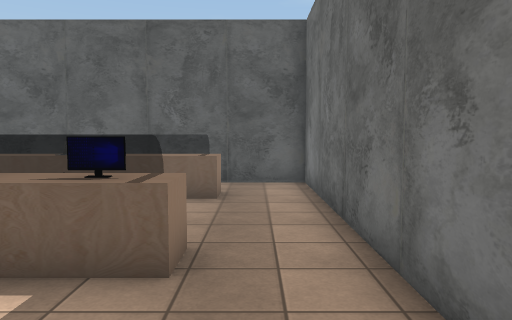
view 1 (above)

14 first-person views from a walk through a scene from a Unity 3-D project. The camera is 1.5 m above the floor, tilts 4° down and sees 70° across. The floor is counted in squares, 1 m on a side. Each view is taken from the middle of a square. On the plan, view 1 faces up. The plan holds only what a view shows up to about 16 squares ahead; the rest is blank. The player is left out. Some animated figures are not drawn. Some surface patterns are stand-ins.

view 2
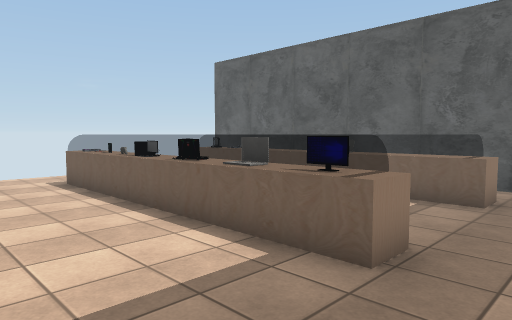

view 3
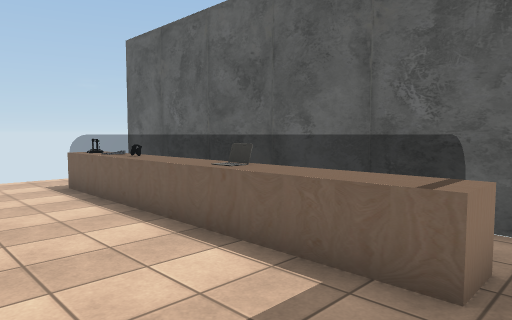

view 4
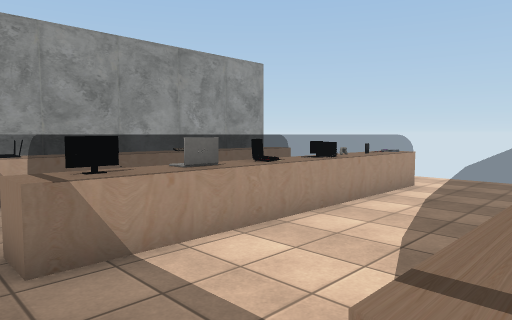

view 5
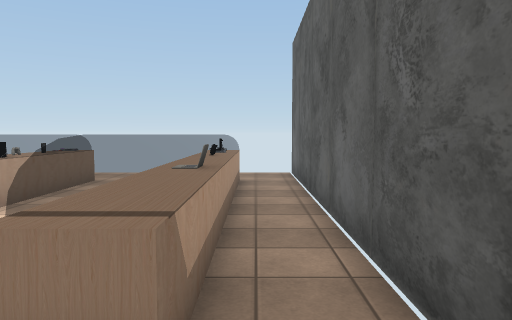

view 6
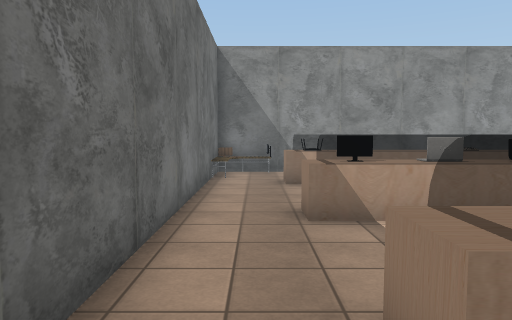

view 7
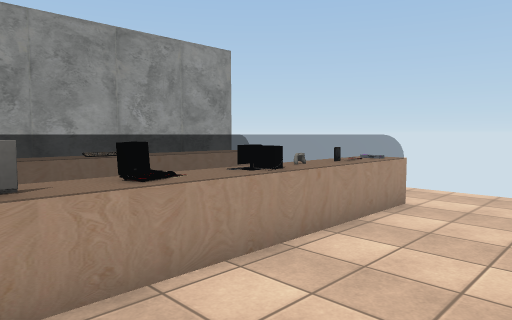

view 8
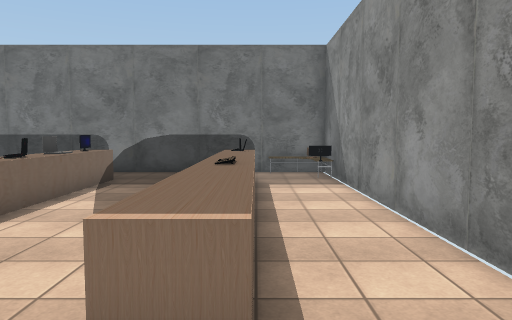

view 9
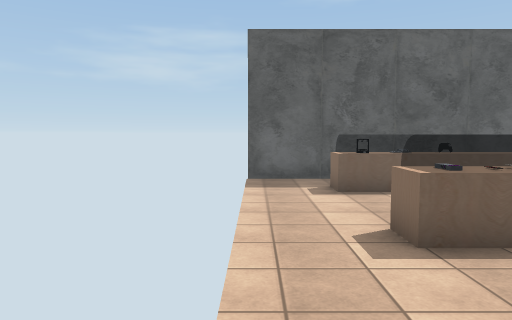

view 10
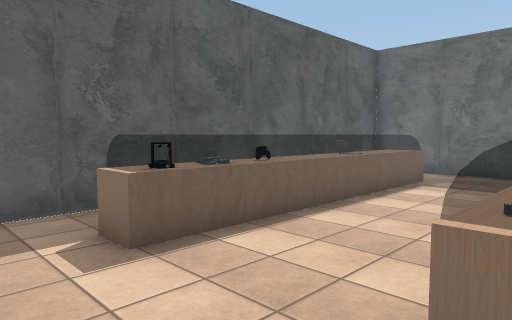

view 11
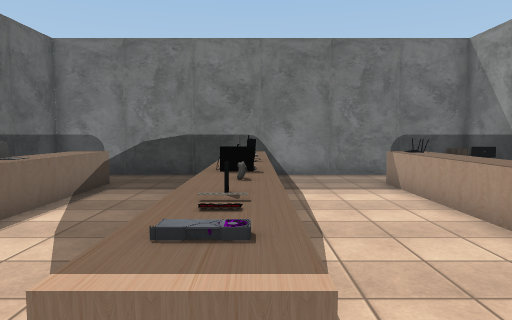

view 12
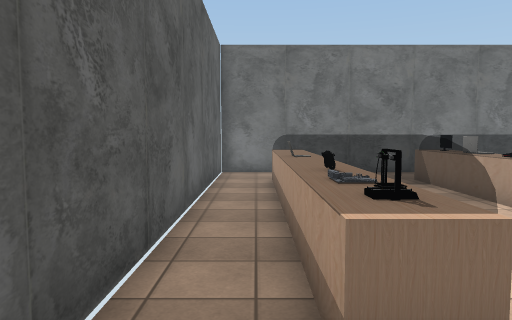

view 13
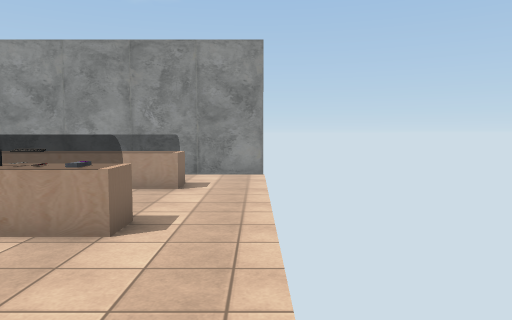

view 14
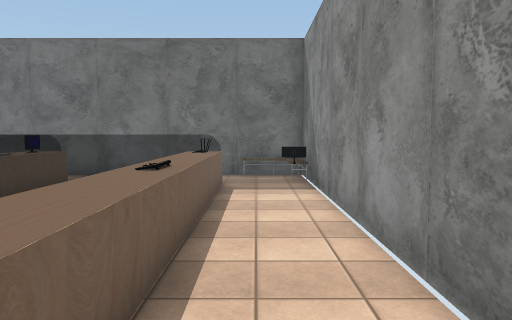

### Floor plan
Key: @ floor where view 1 was taken; # wall or solid block; . floor; = window, fence, low wall or low ledge; ^ raised ledge; O other object.
Columns run from 13 left of view 1 to 2 right of it. Each row starts with its distance up from view 1.
 12  ###############
 11 ...............#
 10 ...............#
  9 ..^^^^^^^^^^^..#
  8 ...............#
  7 ...............#
  6 ...............#
  5 ...==========..#
  4 ..^OOOO^^^O^^..#
  3 ...............#
  2 ...............#
  1 ...............#
  0 ..#^^^^^^^^^^@.#
 -1 ..=^^^^^^^^^^..#
 -2 ..............OO
 -3 .............OOO
 -4  ###############

Where each view was taken, in squares from view 1:
view 1: 0 up, 0 right, facing up
view 2: 0 up, 1 right, facing up-left
view 3: 5 up, 0 right, facing up-left
view 4: 9 up, 0 right, facing down-left
view 5: 10 up, 1 right, facing left
view 6: 11 up, 0 right, facing down
view 7: 8 up, 3 left, facing down-left
view 8: 1 down, 13 left, facing right
view 9: 1 down, 13 left, facing up
view 10: 4 up, 13 left, facing up-right
view 11: 4 up, 12 left, facing right
view 12: 10 up, 13 left, facing right
view 13: 10 up, 13 left, facing down
view 14: 2 down, 12 left, facing right
